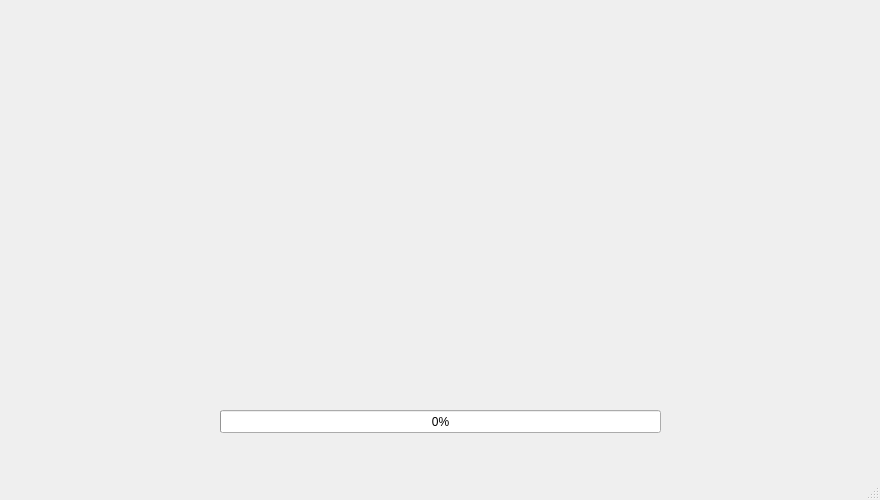
<?xml version="1.0" encoding="UTF-8"?>
<ui version="4.0">
 <class>MainWindow</class>
 <widget class="QMainWindow" name="MainWindow">
  <property name="geometry">
   <rect>
    <x>0</x>
    <y>0</y>
    <width>880</width>
    <height>500</height>
   </rect>
  </property>
  <property name="minimumSize">
   <size>
    <width>880</width>
    <height>500</height>
   </size>
  </property>
  <property name="maximumSize">
   <size>
    <width>880</width>
    <height>418</height>
   </size>
  </property>
  <property name="windowTitle">
   <string>friTCP</string>
  </property>
  <property name="windowIcon">
   <iconset>
    <normaloff>resource/mew.ico</normaloff>resource/mew.ico</iconset>
  </property>
  <property name="styleSheet">
   <string notr="true">QToolTip
{
    border: 1px solid #76797C;
    background-color: rgb(90, 102, 117);;
    color: white;
    padding: 5px;
    opacity: 200;
}

QWidget
{
    color: #eff0f1;
    background-color: #31363b;
    selection-background-color:#3daee9;
    selection-color: #eff0f1;
    background-clip: border;
    border-image: none;
    border: 0px transparent black;
    outline: 0;
}

QWidget:item:hover
{
    background-color: #18465d;
    color: #eff0f1;
}

QWidget:item:selected
{
    background-color: #18465d;
}

QCheckBox
{
    spacing: 5px;
    outline: none;
    color: #eff0f1;
    margin-bottom: 2px;
}

QCheckBox:disabled
{
    color: #76797C;
}

QCheckBox::indicator,
QGroupBox::indicator
{
    width: 18px;
    height: 18px;
}
QGroupBox::indicator
{
    margin-left: 2px;
}

QCheckBox::indicator:unchecked
{
    image: url(:/qss_icons/rc/checkbox_unchecked.png);
}

QCheckBox::indicator:unchecked:hover,
QCheckBox::indicator:unchecked:focus,
QCheckBox::indicator:unchecked:pressed,
QGroupBox::indicator:unchecked:hover,
QGroupBox::indicator:unchecked:focus,
QGroupBox::indicator:unchecked:pressed
{
  border: none;
    image: url(:/qss_icons/rc/checkbox_unchecked_focus.png);
}

QCheckBox::indicator:checked
{
    image: url(:/qss_icons/rc/checkbox_checked.png);
}

QCheckBox::indicator:checked:hover,
QCheckBox::indicator:checked:focus,
QCheckBox::indicator:checked:pressed,
QGroupBox::indicator:checked:hover,
QGroupBox::indicator:checked:focus,
QGroupBox::indicator:checked:pressed
{
  border: none;
    image: url(:/qss_icons/rc/checkbox_checked_focus.png);
}


QCheckBox::indicator:indeterminate
{
    image: url(:/qss_icons/rc/checkbox_indeterminate.png);
}

QCheckBox::indicator:indeterminate:focus,
QCheckBox::indicator:indeterminate:hover,
QCheckBox::indicator:indeterminate:pressed
{
    image: url(:/qss_icons/rc/checkbox_indeterminate_focus.png);
}

QCheckBox::indicator:checked:disabled,
QGroupBox::indicator:checked:disabled
{
    image: url(:/qss_icons/rc/checkbox_checked_disabled.png);
}

QCheckBox::indicator:unchecked:disabled,
QGroupBox::indicator:unchecked:disabled
{
    image: url(:/qss_icons/rc/checkbox_unchecked_disabled.png);
}

QRadioButton
{
    spacing: 5px;
    outline: none;
    color: #eff0f1;
    margin-bottom: 2px;
}

QRadioButton:disabled
{
    color: #76797C;
}
QRadioButton::indicator
{
    width: 21px;
    height: 21px;
}

QRadioButton::indicator:unchecked
{
    image: url(:/qss_icons/rc/radio_unchecked.png);
}


QRadioButton::indicator:unchecked:hover,
QRadioButton::indicator:unchecked:focus,
QRadioButton::indicator:unchecked:pressed
{
    border: none;
    outline: none;
    image: url(:/qss_icons/rc/radio_unchecked_focus.png);
}

QRadioButton::indicator:checked
{
    border: none;
    outline: none;
    image: url(:/qss_icons/rc/radio_checked.png);
}

QRadioButton::indicator:checked:hover,
QRadioButton::indicator:checked:focus,
QRadioButton::indicator:checked:pressed
{
    border: none;
    outline: none;
    image: url(:/qss_icons/rc/radio_checked_focus.png);
}

QRadioButton::indicator:checked:disabled
{
    outline: none;
    image: url(:/qss_icons/rc/radio_checked_disabled.png);
}

QRadioButton::indicator:unchecked:disabled
{
    image: url(:/qss_icons/rc/radio_unchecked_disabled.png);
}


QMenuBar
{
    background-color: #31363b;
    color: #eff0f1;
}

QMenuBar::item
{
    background: transparent;
}

QMenuBar::item:selected
{
    background: transparent;
    border: 1px solid #76797C;
}

QMenuBar::item:pressed
{
    border: 1px solid #76797C;
    background-color: #3daee9;
    color: #eff0f1;
    margin-bottom:-1px;
    padding-bottom:1px;
}

QMenu
{
    border: 1px solid #76797C;
    color: #eff0f1;
    margin: 2px;
}

QMenu::icon
{
    margin: 5px;
}

QMenu::item
{
    padding: 5px 30px 5px 30px;
    border: 1px solid transparent; /* reserve space for selection border */
}

QMenu::item:selected
{
    color: #eff0f1;
}

QMenu::separator {
    height: 2px;
    background: lightblue;
    margin-left: 10px;
    margin-right: 5px;
}

QMenu::indicator {
    width: 18px;
    height: 18px;
}

/* non-exclusive indicator = check box style indicator
   (see QActionGroup::setExclusive) */
QMenu::indicator:non-exclusive:unchecked {
    image: url(:/qss_icons/rc/checkbox_unchecked.png);
}

QMenu::indicator:non-exclusive:unchecked:selected {
    image: url(:/qss_icons/rc/checkbox_unchecked_disabled.png);
}

QMenu::indicator:non-exclusive:checked {
    image: url(:/qss_icons/rc/checkbox_checked.png);
}

QMenu::indicator:non-exclusive:checked:selected {
    image: url(:/qss_icons/rc/checkbox_checked_disabled.png);
}

/* exclusive indicator = radio button style indicator (see QActionGroup::setExclusive) */
QMenu::indicator:exclusive:unchecked {
    image: url(:/qss_icons/rc/radio_unchecked.png);
}

QMenu::indicator:exclusive:unchecked:selected {
    image: url(:/qss_icons/rc/radio_unchecked_disabled.png);
}

QMenu::indicator:exclusive:checked {
    image: url(:/qss_icons/rc/radio_checked.png);
}

QMenu::indicator:exclusive:checked:selected {
    image: url(:/qss_icons/rc/radio_checked_disabled.png);
}

QMenu::right-arrow {
    margin: 5px;
    image: url(:/qss_icons/rc/right_arrow.png)
}


QWidget:disabled
{
    color: #454545;
    background-color: #31363b;
}

QAbstractItemView
{
    alternate-background-color: #31363b;
    color: #eff0f1;
    border: 1px solid 3A3939;
    border-radius: 2px;
}

QWidget:focus, QMenuBar:focus
{
    border: 1px solid #3daee9;
}

QTabWidget:focus, QCheckBox:focus, QRadioButton:focus, QSlider:focus
{
    border: none;
}

QLineEdit
{
    background-color: #232629;
    padding: 5px;
    border-style: solid;
    border: 1px solid #76797C;
    border-radius: 2px;
    color: #eff0f1;
}

QAbstractItemView QLineEdit
{
    padding: 0;
}

QGroupBox {
    border:1px solid #76797C;
    border-radius: 2px;
    margin-top: 20px;
}

QGroupBox::title {
    subcontrol-origin: margin;
    subcontrol-position: top center;
    padding-left: 10px;
    padding-right: 10px;
    padding-top: 10px;
}

QAbstractScrollArea
{
    border-radius: 2px;
    border: 1px solid #76797C;
    background-color: transparent;
}

QScrollBar:horizontal
{
    height: 15px;
    margin: 3px 15px 3px 15px;
    border: 1px transparent #2A2929;
    border-radius: 4px;
    background-color: #2A2929;
}

QScrollBar::handle:horizontal
{
    background-color: #605F5F;
    min-width: 5px;
    border-radius: 4px;
}

QScrollBar::add-line:horizontal
{
    margin: 0px 3px 0px 3px;
    border-image: url(:/qss_icons/rc/right_arrow_disabled.png);
    width: 10px;
    height: 10px;
    subcontrol-position: right;
    subcontrol-origin: margin;
}

QScrollBar::sub-line:horizontal
{
    margin: 0px 3px 0px 3px;
    border-image: url(:/qss_icons/rc/left_arrow_disabled.png);
    height: 10px;
    width: 10px;
    subcontrol-position: left;
    subcontrol-origin: margin;
}

QScrollBar::add-line:horizontal:hover,QScrollBar::add-line:horizontal:on
{
    border-image: url(:/qss_icons/rc/right_arrow.png);
    height: 10px;
    width: 10px;
    subcontrol-position: right;
    subcontrol-origin: margin;
}


QScrollBar::sub-line:horizontal:hover, QScrollBar::sub-line:horizontal:on
{
    border-image: url(:/qss_icons/rc/left_arrow.png);
    height: 10px;
    width: 10px;
    subcontrol-position: left;
    subcontrol-origin: margin;
}

QScrollBar::up-arrow:horizontal, QScrollBar::down-arrow:horizontal
{
    background: none;
}


QScrollBar::add-page:horizontal, QScrollBar::sub-page:horizontal
{
    background: none;
}

QScrollBar:vertical
{
    background-color: #2A2929;
    width: 15px;
    margin: 15px 3px 15px 3px;
    border: 1px transparent #2A2929;
    border-radius: 4px;
}

QScrollBar::handle:vertical
{
    background-color: #605F5F;
    min-height: 5px;
    border-radius: 4px;
}

QScrollBar::sub-line:vertical
{
    margin: 3px 0px 3px 0px;
    border-image: url(:/qss_icons/rc/up_arrow_disabled.png);
    height: 10px;
    width: 10px;
    subcontrol-position: top;
    subcontrol-origin: margin;
}

QScrollBar::add-line:vertical
{
    margin: 3px 0px 3px 0px;
    border-image: url(:/qss_icons/rc/down_arrow_disabled.png);
    height: 10px;
    width: 10px;
    subcontrol-position: bottom;
    subcontrol-origin: margin;
}

QScrollBar::sub-line:vertical:hover,QScrollBar::sub-line:vertical:on
{

    border-image: url(:/qss_icons/rc/up_arrow.png);
    height: 10px;
    width: 10px;
    subcontrol-position: top;
    subcontrol-origin: margin;
}


QScrollBar::add-line:vertical:hover, QScrollBar::add-line:vertical:on
{
    border-image: url(:/qss_icons/rc/down_arrow.png);
    height: 10px;
    width: 10px;
    subcontrol-position: bottom;
    subcontrol-origin: margin;
}

QScrollBar::up-arrow:vertical, QScrollBar::down-arrow:vertical
{
    background: none;
}


QScrollBar::add-page:vertical, QScrollBar::sub-page:vertical
{
    background: none;
}

QTextEdit
{
    background-color: #232629;
    color: #eff0f1;
    border: 1px solid #76797C;
}

QPlainTextEdit
{
    background-color: #232629;;
    color: #eff0f1;
    border-radius: 2px;
    border: 1px solid #76797C;
}

QHeaderView::section
{
    background-color: #76797C;
    color: #eff0f1;
    padding: 5px;
    border: 1px solid #76797C;
}

QSizeGrip {
    image: url(:/qss_icons/rc/sizegrip.png);
    width: 12px;
    height: 12px;
}


QMainWindow::separator
{
    background-color: #31363b;
    color: white;
    padding-left: 4px;
    spacing: 2px;
    border: 1px dashed #76797C;
}

QMainWindow::separator:hover
{

    background-color: #787876;
    color: white;
    padding-left: 4px;
    border: 1px solid #76797C;
    spacing: 2px;
}


QMenu::separator
{
    height: 1px;
    background-color: #76797C;
    color: white;
    padding-left: 4px;
    margin-left: 10px;
    margin-right: 5px;
}


QFrame
{
    border-radius: 2px;
    border: 1px solid #76797C;
}

QFrame[frameShape=&quot;0&quot;]
{
    border-radius: 2px;
    border: 1px transparent #76797C;
}

QStackedWidget
{
    border: 1px transparent black;
}

QToolBar {
    border: 1px transparent #393838;
    background: 1px solid #31363b;
    font-weight: bold;
}

QToolBar::handle:horizontal {
    image: url(:/qss_icons/rc/Hmovetoolbar.png);
}
QToolBar::handle:vertical {
    image: url(:/qss_icons/rc/Vmovetoolbar.png);
}
QToolBar::separator:horizontal {
    image: url(:/qss_icons/rc/Hsepartoolbar.png);
}
QToolBar::separator:vertical {
    image: url(:/qss_icons/rc/Vsepartoolbar.png);
}
QToolButton#qt_toolbar_ext_button {
    background: #58595a
}

QPushButton
{
    color: #eff0f1;
    background-color: #31363b;
    border-width: 1px;
    border-color: #76797C;
    border-style: solid;
    padding: 5px;
    border-radius: 2px;
    outline: none;
}

QPushButton:disabled
{
    background-color: #31363b;
    border-width: 1px;
    border-color: #454545;
    border-style: solid;
    padding-top: 5px;
    padding-bottom: 5px;
    padding-left: 10px;
    padding-right: 10px;
    border-radius: 2px;
    color: #454545;
}

QPushButton:focus {
    background-color: #3daee9;
    color: white;
}

QPushButton:pressed
{
    background-color: #3daee9;
    padding-top: -15px;
    padding-bottom: -17px;
}

QComboBox
{
    selection-background-color: #3daee9;
    border-style: solid;
    border: 1px solid #76797C;
    border-radius: 2px;
    padding: 5px;
    min-width: 75px;
}

QPushButton:checked{
    background-color: #76797C;
    border-color: #6A6969;
}

QComboBox:hover,QPushButton:hover,QAbstractSpinBox:hover,QLineEdit:hover,QTextEdit:hover,QPlainTextEdit:hover,QAbstractView:hover,QTreeView:hover
{
    border: 1px solid #3daee9;
    color: #eff0f1;
}

QComboBox:on
{
    padding-top: 3px;
    padding-left: 4px;
    selection-background-color: #4a4a4a;
}

QComboBox QAbstractItemView
{
    background-color: #232629;
    border-radius: 2px;
    border: 1px solid #76797C;
    selection-background-color: #18465d;
}

QComboBox::drop-down
{
    subcontrol-origin: padding;
    subcontrol-position: top right;
    width: 15px;

    border-left-width: 0px;
    border-left-color: darkgray;
    border-left-style: solid;
    border-top-right-radius: 3px;
    border-bottom-right-radius: 3px;
}

QComboBox::down-arrow
{
    image: url(:/qss_icons/rc/down_arrow_disabled.png);
}

QComboBox::down-arrow:on, QComboBox::down-arrow:hover,
QComboBox::down-arrow:focus
{
    image: url(:/qss_icons/rc/down_arrow.png);
}

QAbstractSpinBox {
    padding: 5px;
    border: 1px solid #76797C;
    background-color: #232629;
    color: #eff0f1;
    border-radius: 2px;
    min-width: 75px;
}

QAbstractSpinBox:up-button
{
    background-color: transparent;
    subcontrol-origin: border;
    subcontrol-position: center right;
}

QAbstractSpinBox:down-button
{
    background-color: transparent;
    subcontrol-origin: border;
    subcontrol-position: center left;
}

QAbstractSpinBox::up-arrow,QAbstractSpinBox::up-arrow:disabled,QAbstractSpinBox::up-arrow:off {
    image: url(:/qss_icons/rc/up_arrow_disabled.png);
    width: 10px;
    height: 10px;
}
QAbstractSpinBox::up-arrow:hover
{
    image: url(:/qss_icons/rc/up_arrow.png);
}


QAbstractSpinBox::down-arrow,QAbstractSpinBox::down-arrow:disabled,QAbstractSpinBox::down-arrow:off
{
    image: url(:/qss_icons/rc/down_arrow_disabled.png);
    width: 10px;
    height: 10px;
}
QAbstractSpinBox::down-arrow:hover
{
    image: url(:/qss_icons/rc/down_arrow.png);
}


QLabel
{
    border: 0px solid black;
}

QTabWidget{
    border: 0px transparent black;
}

QTabWidget::pane {
    border: 1px solid #76797C;
    padding: 5px;
    margin: 0px;
}

QTabWidget::tab-bar {
    left: 5px; /* move to the right by 5px */
}

QTabBar
{
    qproperty-drawBase: 0;
    border-radius: 3px;
}

QTabBar:focus
{
    border: 0px transparent black;
}

QTabBar::close-button  {
    image: url(:/qss_icons/rc/close.png);
    background: transparent;
}

QTabBar::close-button:hover
{
    image: url(:/qss_icons/rc/close-hover.png);
    background: transparent;
}

QTabBar::close-button:pressed {
    image: url(:/qss_icons/rc/close-pressed.png);
    background: transparent;
}

/* TOP TABS */
QTabBar::tab:top {
    color: #eff0f1;
    border: 1px solid #76797C;
    border-bottom: 1px transparent black;
    background-color: #31363b;
    padding: 5px;
    min-width: 50px;
    border-top-left-radius: 2px;
    border-top-right-radius: 2px;
}

QTabBar::tab:top:!selected
{
    color: #eff0f1;
    background-color: #54575B;
    border: 1px solid #76797C;
    border-bottom: 1px transparent black;
    border-top-left-radius: 2px;
    border-top-right-radius: 2px;
}

QTabBar::tab:top:!selected:hover {
    background-color: #3daee9;
}

/* BOTTOM TABS */
QTabBar::tab:bottom {
    color: #eff0f1;
    border: 1px solid #76797C;
    border-top: 1px transparent black;
    background-color: #31363b;
    padding: 5px;
    border-bottom-left-radius: 2px;
    border-bottom-right-radius: 2px;
    min-width: 50px;
}

QTabBar::tab:bottom:!selected
{
    color: #eff0f1;
    background-color: #54575B;
    border: 1px solid #76797C;
    border-top: 1px transparent black;
    border-bottom-left-radius: 2px;
    border-bottom-right-radius: 2px;
}

QTabBar::tab:bottom:!selected:hover {
    background-color: #3daee9;
}

/* LEFT TABS */
QTabBar::tab:left {
    color: #eff0f1;
    border: 1px solid #76797C;
    border-left: 1px transparent black;
    background-color: #31363b;
    padding: 5px;
    border-top-right-radius: 2px;
    border-bottom-right-radius: 2px;
    min-height: 50px;
}

QTabBar::tab:left:!selected
{
    color: #eff0f1;
    background-color: #54575B;
    border: 1px solid #76797C;
    border-left: 1px transparent black;
    border-top-right-radius: 2px;
    border-bottom-right-radius: 2px;
}

QTabBar::tab:left:!selected:hover {
    background-color: #3daee9;
}


/* RIGHT TABS */
QTabBar::tab:right {
    color: #eff0f1;
    border: 1px solid #76797C;
    border-right: 1px transparent black;
    background-color: #31363b;
    padding: 5px;
    border-top-left-radius: 2px;
    border-bottom-left-radius: 2px;
    min-height: 50px;
}

QTabBar::tab:right:!selected
{
    color: #eff0f1;
    background-color: #54575B;
    border: 1px solid #76797C;
    border-right: 1px transparent black;
    border-top-left-radius: 2px;
    border-bottom-left-radius: 2px;
}

QTabBar::tab:right:!selected:hover {
    background-color: #3daee9;
}

QTabBar QToolButton::right-arrow:enabled {
     image: url(:/qss_icons/rc/right_arrow.png);
 }

 QTabBar QToolButton::left-arrow:enabled {
     image: url(:/qss_icons/rc/left_arrow.png);
 }

QTabBar QToolButton::right-arrow:disabled {
     image: url(:/qss_icons/rc/right_arrow_disabled.png);
 }

 QTabBar QToolButton::left-arrow:disabled {
     image: url(:/qss_icons/rc/left_arrow_disabled.png);
 }


QDockWidget {
    background: #31363b;
    border: 1px solid #403F3F;
    titlebar-close-icon: url(:/qss_icons/rc/close.png);
    titlebar-normal-icon: url(:/qss_icons/rc/undock.png);
}

QDockWidget::close-button, QDockWidget::float-button {
    border: 1px solid transparent;
    border-radius: 2px;
    background: transparent;
}

QDockWidget::close-button:hover, QDockWidget::float-button:hover {
    background: rgba(255, 255, 255, 10);
}

QDockWidget::close-button:pressed, QDockWidget::float-button:pressed {
    padding: 1px -1px -1px 1px;
    background: rgba(255, 255, 255, 10);
}

QTreeView, QListView
{
    border: 1px solid #76797C;
    background-color: #232629;
}

QTreeView:branch:selected, QTreeView:branch:hover
{
    background: url(:/qss_icons/rc/transparent.png);
}

QTreeView::branch:has-siblings:!adjoins-item {
    border-image: url(:/qss_icons/rc/transparent.png);
}

QTreeView::branch:has-siblings:adjoins-item {
    border-image: url(:/qss_icons/rc/transparent.png);
}

QTreeView::branch:!has-children:!has-siblings:adjoins-item {
    border-image: url(:/qss_icons/rc/transparent.png);
}

QTreeView::branch:has-children:!has-siblings:closed,
QTreeView::branch:closed:has-children:has-siblings {
    image: url(:/qss_icons/rc/branch_closed.png);
}

QTreeView::branch:open:has-children:!has-siblings,
QTreeView::branch:open:has-children:has-siblings  {
    image: url(:/qss_icons/rc/branch_open.png);
}

QTreeView::branch:has-children:!has-siblings:closed:hover,
QTreeView::branch:closed:has-children:has-siblings:hover {
    image: url(:/qss_icons/rc/branch_closed-on.png);
    }

QTreeView::branch:open:has-children:!has-siblings:hover,
QTreeView::branch:open:has-children:has-siblings:hover  {
    image: url(:/qss_icons/rc/branch_open-on.png);
    }

QListView::item:!selected:hover, QTreeView::item:!selected:hover  {
    background: #18465d;
    outline: 0;
    color: #eff0f1
}

QListView::item:selected:hover, QTreeView::item:selected:hover  {
    background: #287399;
    color: #eff0f1;
}

QTreeView::indicator:checked, QListView::indicator:checked
{
    image: url(:/qss_icons/rc/checkbox_checked.png);
}

QTreeView::indicator:checked, QListView::indicator:checked
{
    image: url(:/qss_icons/rc/checkbox_unchecked.png);
}

QTreeView::indicator:checked:hover,
QTreeView::indicator:checked:focus,
QTreeView::indicator:checked:pressed,
QListView::indicator:checked:hover,
QListView::indicator:checked:focus,
QListView::indicator:checked:pressed
{
    image: url(:/qss_icons/rc/checkbox_checked_focus.png);
}

QTreeView::indicator:unchecked:hover,
QTreeView::indicator:unchecked:focus,
QTreeView::indicator:unchecked:pressed,
QListView::indicator:unchecked:hover,
QListView::indicator:unchecked:focus,
QListView::indicator:unchecked:pressed
{
    image: url(:/qss_icons/rc/checkbox_unchecked_focus.png);
}

QSlider::groove:horizontal {
    border: 1px solid #565a5e;
    height: 4px;
    background: #565a5e;
    margin: 0px;
    border-radius: 2px;
}

QSlider::handle:horizontal {
    background: #232629;
    border: 1px solid #565a5e;
    width: 16px;
    height: 16px;
    margin: -8px 0;
    border-radius: 9px;
}

QSlider::groove:vertical {
    border: 1px solid #565a5e;
    width: 4px;
    background: #565a5e;
    margin: 0px;
    border-radius: 3px;
}

QSlider::handle:vertical {
    background: #232629;
    border: 1px solid #565a5e;
    width: 16px;
    height: 16px;
    margin: 0 -8px;
    border-radius: 9px;
}

QToolButton {
    background-color: transparent;
    border: 1px transparent #76797C;
    border-radius: 2px;
    margin: 3px;
    padding: 5px;
}

QToolButton[popupMode=&quot;1&quot;] { /* only for MenuButtonPopup */
 padding-right: 20px; /* make way for the popup button */
 border: 1px #76797C;
 border-radius: 5px;
}

QToolButton[popupMode=&quot;2&quot;] { /* only for InstantPopup */
 padding-right: 10px; /* make way for the popup button */
 border: 1px #76797C;
}


QToolButton:hover, QToolButton::menu-button:hover {
    background-color: transparent;
    border: 1px solid #3daee9;
    padding: 5px;
}

QToolButton:checked, QToolButton:pressed,
        QToolButton::menu-button:pressed {
    background-color: #3daee9;
    border: 1px solid #3daee9;
    padding: 5px;
}

/* the subcontrol below is used only in the InstantPopup or DelayedPopup mode */
QToolButton::menu-indicator {
    image: url(:/qss_icons/rc/down_arrow.png);
    top: -7px; left: -2px; /* shift it a bit */
}

/* the subcontrols below are used only in the MenuButtonPopup mode */
QToolButton::menu-button {
    border: 1px transparent #76797C;
    border-top-right-radius: 6px;
    border-bottom-right-radius: 6px;
    /* 16px width + 4px for border = 20px allocated above */
    width: 16px;
    outline: none;
}

QToolButton::menu-arrow {
    image: url(:/qss_icons/rc/down_arrow.png);
}

QToolButton::menu-arrow:open {
    border: 1px solid #76797C;
}

QPushButton::menu-indicator  {
    subcontrol-origin: padding;
    subcontrol-position: bottom right;
    left: 8px;
}

QTableView
{
    border: 1px solid #76797C;
    gridline-color: #31363b;
    background-color: #232629;
}


QTableView, QHeaderView
{
    border-radius: 0px;
}

QTableView::item:pressed, QListView::item:pressed, QTreeView::item:pressed  {
    background: #18465d;
    color: #eff0f1;
}

QTableView::item:selected:active, QTreeView::item:selected:active, QListView::item:selected:active  {
    background: #287399;
    color: #eff0f1;
}


QHeaderView
{
    background-color: #31363b;
    border: 1px transparent;
    border-radius: 0px;
    margin: 0px;
    padding: 0px;

}

QHeaderView::section  {
    background-color: #31363b;
    color: #eff0f1;
    padding: 5px;
    border: 1px solid #76797C;
    border-radius: 0px;
    text-align: center;
}

QHeaderView::section::vertical::first, QHeaderView::section::vertical::only-one
{
    border-top: 1px solid #76797C;
}

QHeaderView::section::vertical
{
    border-top: transparent;
}

QHeaderView::section::horizontal::first, QHeaderView::section::horizontal::only-one
{
    border-left: 1px solid #76797C;
}

QHeaderView::section::horizontal
{
    border-left: transparent;
}


QHeaderView::section:checked
 {
    color: white;
    background-color: #334e5e;
 }

 /* style the sort indicator */
QHeaderView::down-arrow {
    image: url(:/qss_icons/rc/down_arrow.png);
}

QHeaderView::up-arrow {
    image: url(:/qss_icons/rc/up_arrow.png);
}


QTableCornerButton::section {
    background-color: #31363b;
    border: 1px transparent #76797C;
    border-radius: 0px;
}

QToolBox  {
    padding: 5px;
    border: 1px transparent black;
}

QToolBox::tab {
    color: #eff0f1;
    background-color: #31363b;
    border: 1px solid #76797C;
    border-bottom: 1px transparent #31363b;
    border-top-left-radius: 5px;
    border-top-right-radius: 5px;
}

QToolBox::tab:selected { /* italicize selected tabs */
    font: italic;
    background-color: #31363b;
    border-color: #3daee9;
 }

QStatusBar::item {
    border: 0px transparent dark;
 }


QFrame[height=&quot;3&quot;], QFrame[width=&quot;3&quot;] {
    background-color: #76797C;
}


QSplitter::handle {
    border: 1px dashed #76797C;
}

QSplitter::handle:hover {
    background-color: #787876;
    border: 1px solid #76797C;
}

QSplitter::handle:horizontal {
    width: 1px;
}

QSplitter::handle:vertical {
    height: 1px;
}

QProgressBar {
    border: 1px solid #76797C;
    border-radius: 5px;
    text-align: center;
}

QProgressBar::chunk {
    background-color: #05B8CC;
}

QDateEdit
{
    selection-background-color: #3daee9;
    border-style: solid;
    border: 1px solid #3375A3;
    border-radius: 2px;
    padding: 1px;
    min-width: 75px;
}

QDateEdit:on
{
    padding-top: 3px;
    padding-left: 4px;
    selection-background-color: #4a4a4a;
}

QDateEdit QAbstractItemView
{
    background-color: #232629;
    border-radius: 2px;
    border: 1px solid #3375A3;
    selection-background-color: #3daee9;
}

QDateEdit::drop-down
{
    subcontrol-origin: padding;
    subcontrol-position: top right;
    width: 15px;
    border-left-width: 0px;
    border-left-color: darkgray;
    border-left-style: solid;
    border-top-right-radius: 3px;
    border-bottom-right-radius: 3px;
}

QDateEdit::down-arrow
{
    image: url(:/qss_icons/rc/down_arrow_disabled.png);
}

QDateEdit::down-arrow:on, QDateEdit::down-arrow:hover,
QDateEdit::down-arrow:focus
{
    image: url(:/qss_icons/rc/down_arrow.png);
}</string>
  </property>
  <widget class="QWidget" name="centralwidget">
   <widget class="QLabel" name="splah_image">
    <property name="geometry">
     <rect>
      <x>260</x>
      <y>100</y>
      <width>361</width>
      <height>301</height>
     </rect>
    </property>
    <property name="text">
     <string/>
    </property>
   </widget>
   <widget class="QProgressBar" name="progressBar">
    <property name="geometry">
     <rect>
      <x>220</x>
      <y>410</y>
      <width>441</width>
      <height>23</height>
     </rect>
    </property>
    <property name="value">
     <number>0</number>
    </property>
   </widget>
   <widget class="QLabel" name="label">
    <property name="geometry">
     <rect>
      <x>240</x>
      <y>20</y>
      <width>381</width>
      <height>121</height>
     </rect>
    </property>
    <property name="font">
     <font>
      <family>D2Coding</family>
      <pointsize>18</pointsize>
      <weight>75</weight>
      <bold>true</bold>
     </font>
    </property>
    <property name="pixmap">
     <pixmap>resource/friTCP_logo.png</pixmap>
    </property>
   </widget>
  </widget>
  <widget class="QStatusBar" name="statusbar"/>
 </widget>
 <resources/>
 <connections/>
</ui>
